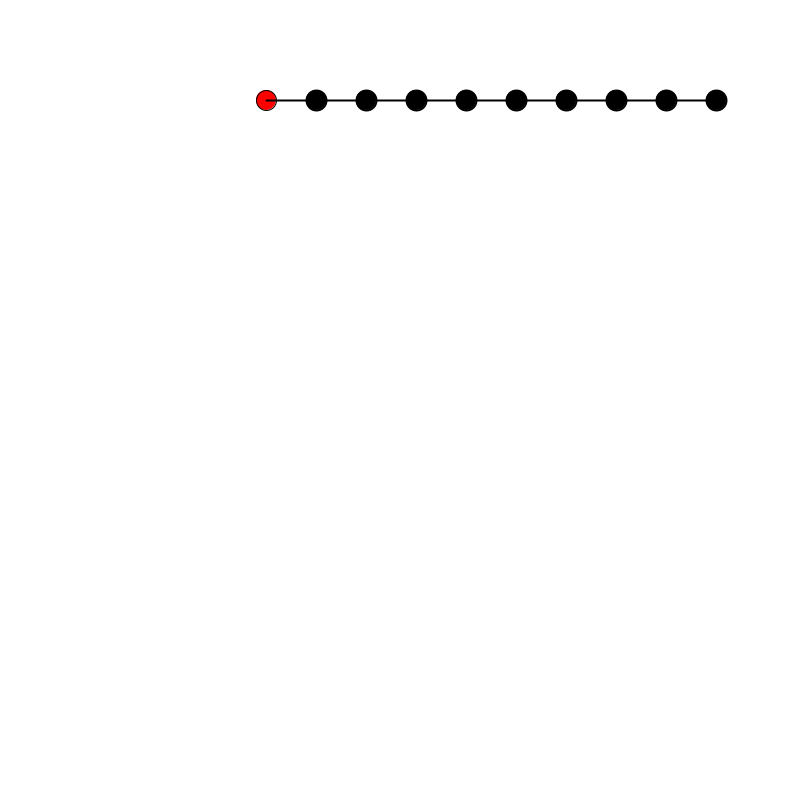
Frame 1 (no input)
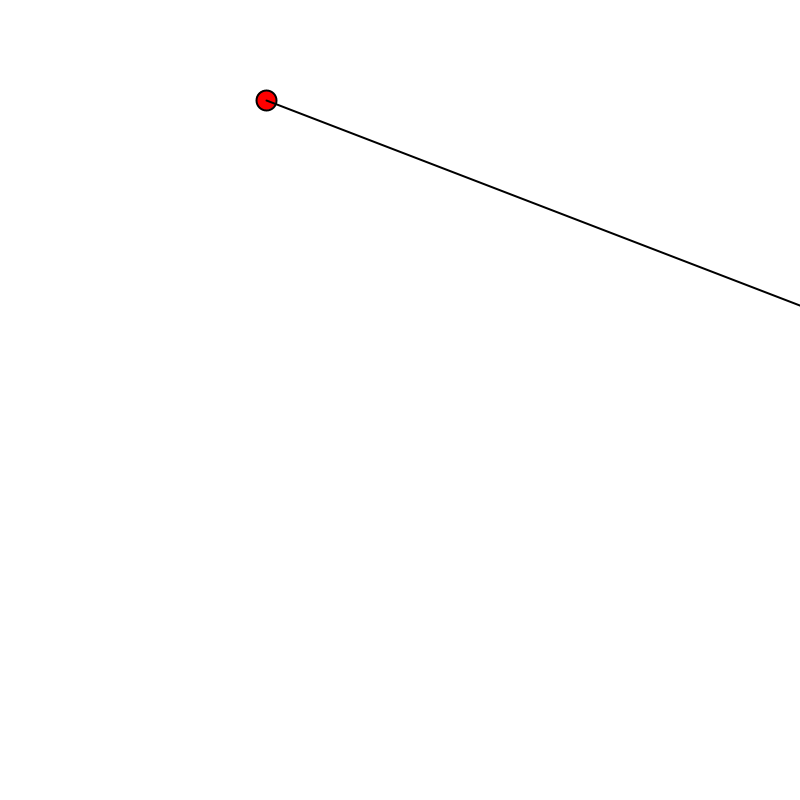
Frame 60 (the mouse pressed at the canvas centre just before this capture)
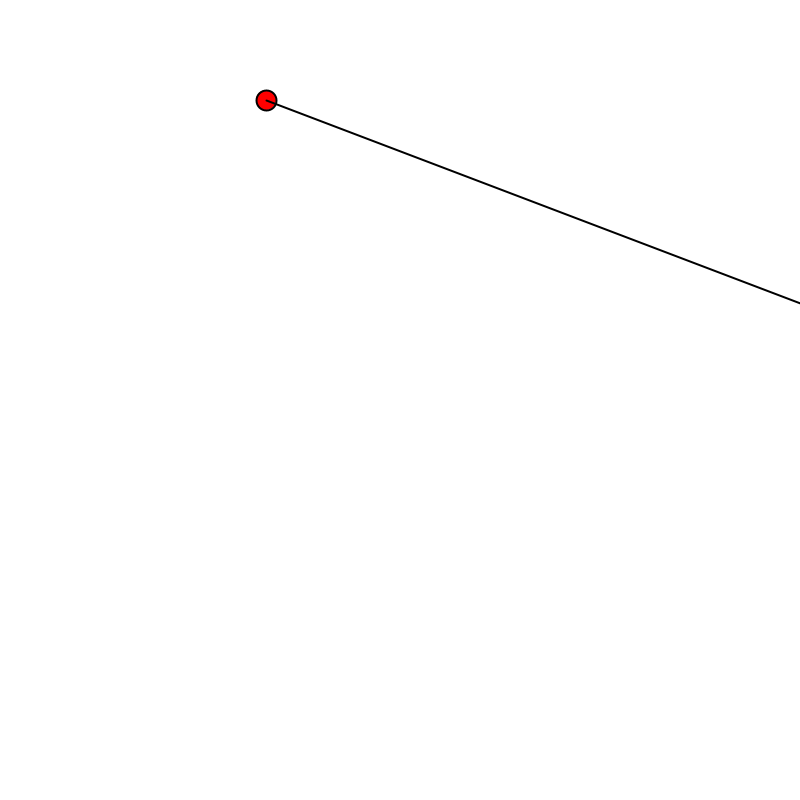
Frame 120 (the mouse held since frame 60 and released just before this capture)

The Processing sketch that drew these frames (run headless with seeded random() and noise(); from frame 60 on, the mouse is pressed at the canvas centre):

// Processing sketch: Spring_array
// ── Spring_array.pde
PVector [] p=new PVector[10];
PVector [] velocity=new PVector[10];
PVector [] position=new PVector[10];
PVector [] acceleration=new PVector[10];
//位置、速度、加速度、重力

void setup(){
  size(800,800);
  
  float n=0;
  for(int i=0;i<10;i++){
    position[i] =new PVector(width/3+n,100);
    velocity[i] =new PVector();
    acceleration[i] =new PVector();
    n+=50;
  }
}
void draw(){
  background(255); 
  for(int i=0;i<10;i++){
    if(i==0)fill(255,0,0);
    else fill(0,0,0);
    ellipse(position[i].x,position[i].y,20,20);
    if(i<9){
      strokeWeight(2);
      line(position[i].x,position[i].y,position[i+1].x,position[i+1].y);
    }
    
  }
  Spring();
  //update();//速度、位置變化
  
}

// ── Spring.pde
float x,k,len;
float mass = 24;//質量
float damping = 0.98;//減震盪
void Spring(){
  PVector gravity = new PVector(0,9.8);
  len=50;
  k=0.2;
  springFroce(30,100,gravity);
  applyForce(gravity);
}

void springFroce(float min,float max,PVector force2){

  for(int i=0;i<9;i++){
    
    velocity[i].add(acceleration[i]);
    velocity[i].mult(damping);
    position[i+1].add(velocity[i]);
    acceleration[i].mult(0);
    
    PVector force = PVector.sub(position[i+1],position[i]);
    float d = force.mag();
    x = d - len;
    force.normalize();
    force.mult(-1 * k * x);
    //applyForce(force);
    
    PVector f = force2.get();
    f.div(mass);
    acceleration[i].add(f);
    
    PVector dir = PVector.sub(position[i],position[i+1]);
    float d1 = dir.mag();
    if(d1 < min){
      dir.normalize();
      dir.mult(min);   
      position[i+1] = PVector.add(position[i],position[i+1]);
      velocity[i].mult(0);
    }
    else if(d1 > max){
      dir.normalize();
      dir.mult(max);
      position[i+1] = PVector.add(position[i],position[i+1]);
      velocity[i].mult(0);
    }
    
  }
}

void applyForce(PVector force){
  for(int i=1;i<10;i++){
    
  }
}

void update() { 
  for(int i=1;i<10;i++){
    
  }
}
